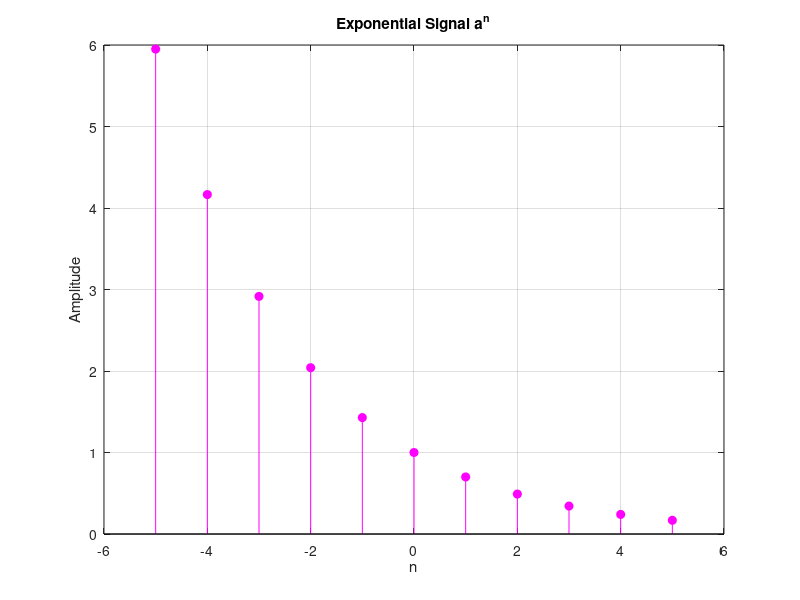

MATLAB code for this plot:
clc;
close all;
clear;

n = -5:5;   % Time index

% Exponential Signal
a = 0.7;                 % Decay/Growth factor (0 < a < 1 হলে decay, a > 1 হলে growth)
x = a .^ n;              % Exponential expression

figure;
stem(n, x, 'm', 'filled');          
xlabel('n');
ylabel('Amplitude');
title('Exponential Signal a^n');
grid on;

% Exponential signal x[n] = a^n 
% যদি a < 1 হয় → signal ধীরে ধীরে কমতে থাকে (decaying).
% যদি a > 1 হয় → signal ক্রমাগত বড় হয় (growing).
% এই ধরনের signal natural response, system stability এবং DSP তে অনেক জায়গায় ব্যবহৃত হয়।
